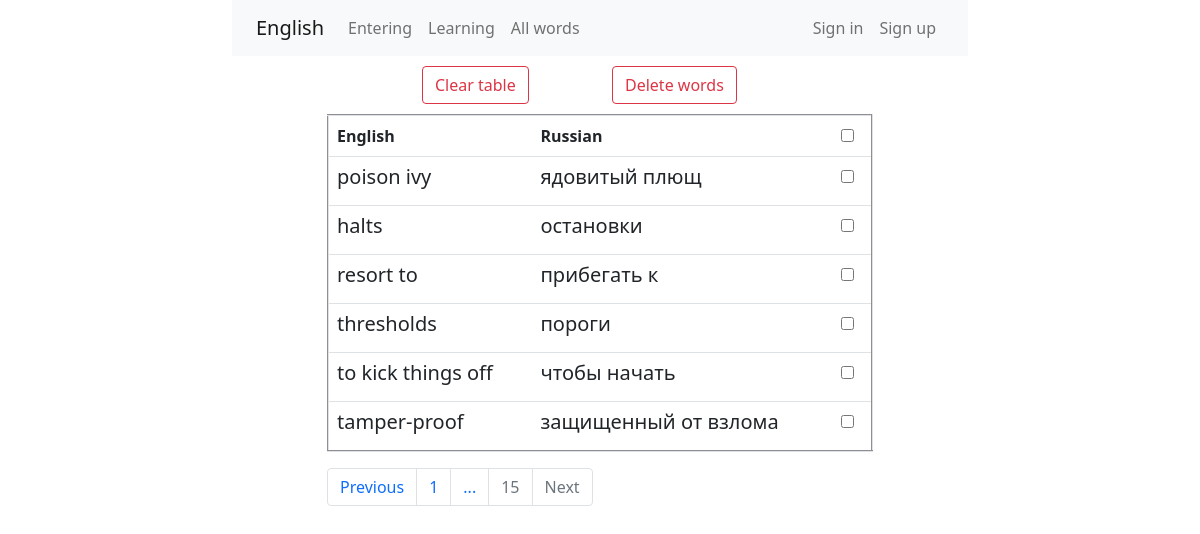
/all-words/?page=15, run on the app's committed database.
### models.py (models this page shows, shortened)
class Words(db.Model):
    id = db.Column(db.Integer, primary_key=True)
    eng_word = db.Column(db.String(200), nullable=False)
    ru_word = db.Column(db.String(200), nullable=False)

### all_words/blueprint.py (the view, shortened to what this page needs)
@all_words.route('/', methods=('POST', 'GET'))
def index():
    page = request.args.get('page', 1, type=int)
    words = Words.query.paginate(page=page)
    return render_template('all_words/index.html', words=words)

### all_words/templates/all_words/index.html (shortened to what this page needs)
{% extends 'base.html' %}
{% block content %}
<div class="container">
    <div class="row justify-content-center">
        <div class="col-2">
            <form method="POST">
                <button type="submit" class="btn btn-outline-danger clear-btn" name="btn" value="clear">
                    Clear table
                </button>
        </div>
        <div class="col-2">
            <button type="submit" class="btn btn-outline-danger del_btn" name="btn" value="delete_words">
                Delete words
            </button>
        </div>
    </div>
    <div class="row justify-content-center">
        <div class="col-6">
            <table border="2" class="table">
                <tr>
                    <th>
                        English
                    </th>
                    <th>
                        Russian
                    </th>
                    <th>
                        <input id="check-all" type="checkbox" onClick="toggle()">
                    </th>
                </tr>
                {% for word in words.items %}
                <tr>
                    <td>
                        <h5>{{ word.eng_word }}</h5>
                    </td>
                    <td>
                        <h5>{{ word.ru_word }}</h5>
                    </td>
                    <td width='20'>
                        <input type="checkbox" class="check-box-word" name="checked_words"
                            value="{{ word.eng_word }}">
                    </td>
                </tr>
                {% endfor %}
            </table>
            <ul class="pagination">
                <li class="page-item {% if words.has_prev == False %} disabled {% endif %}">
                    <a class="page-link" href="./?page={{ words.prev_num }}">Previous</a>
                </li>
                <li class="page-item {% if words.page == 1 %} disabled {% endif %}">
                    <a class="page-link" href="./?page=1">1</a>
                </li>
                {% if words.page > 2 %}
                <li class="page-item {% if words.page == 1 %} disabled {% endif %}">
                    <a class="page-link" href="#">...</a>
                </li>
                {% endif %}
                <li class="page-item {% if words.page == words.pages %} disabled {% endif %}">
                    <a class="page-link" href="./?page={{ words.pages }}">{{ words.pages }}</a>
                </li>
                <li class="page-item {% if words.has_next == False %} disabled {% endif %}">
                    <a class="page-link" href="./?page={{ words.next_num }}">Next</a>
                </li>
            </ul>
        </div>
    </div>
</div>
{% endblock %}

### static/main.css (style rules this page uses)
table { width: 100%; margin-top: 10px; margin-bottom: 20px; }
th { height: 30px; }
td { height: 40px; padding-left: 10px; }
.clear-btn { margin-top: 10px; }
.del_btn { margin-top: 10px; }
.check-box-word { margin-right: 9px; }

### data on the page
Words: eng_word "poison ivy", ru_word "ядовитый плющ"
Words: eng_word "halts", ru_word "остановки"
Words: eng_word "resort to", ru_word "прибегать к"
Words: eng_word "thresholds", ru_word "пороги"
Words: eng_word "to kick things off", ru_word "чтобы начать"
Words: eng_word "tamper-proof", ru_word "защищенный от взлома"

### other printed values
{{ words.pages }} "15"
